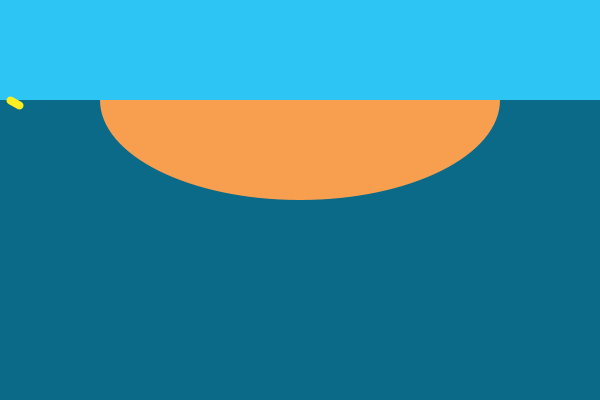
Frame 1 (no input)
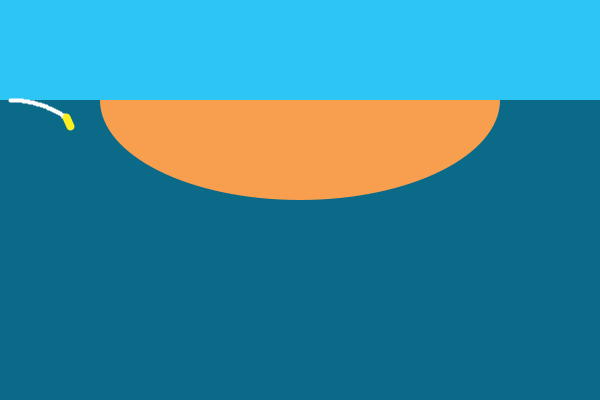
Frame 60 (the mouse pressed at the canvas centre just before this capture)
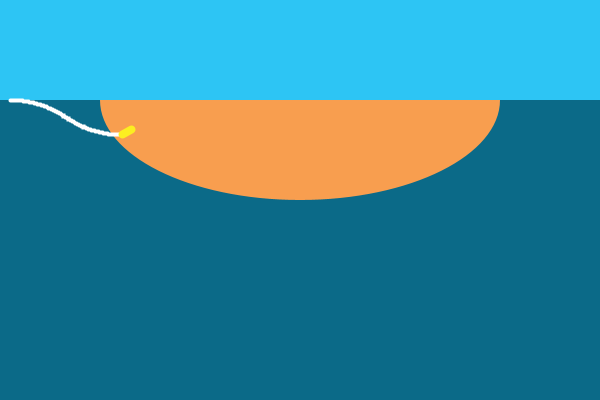
Frame 120 (the mouse held since frame 60 and released just before this capture)

The Processing sketch that drew these frames (run headless with seeded random() and noise(); from frame 60 on, the mouse is pressed at the canvas centre):

// Processing sketch: p172_horizontal_direction_drilling
// ── p172_horizontal_direction_drilling.pde
/*

https://www.youtube.com/watch?v=JAhdb7dKQpU

*/

PVector pos;
PVector dir;
float   bias;
ArrayList<PVector> path;

void setup() {
  size(600, 400);
  reset();
}

void reset() {
  bias = 1;
  pos = new PVector(10, 100);
  dir = new PVector(1, 0);
  path = new ArrayList<PVector>();
}

void draw() {
  drill();

  background(45, 197, 244);
  noStroke();
  rectMode(CORNER);
  fill(11, 106, 136);
  rect(0, 100, width, height - 100);
  fill(248, 158, 79);
  arc(width / 2, 100, 400, 200, 0, PI);

  beginShape();
  noFill();
  stroke(255);
  strokeWeight(4);
  for (var v : path) {
    vertex(v.x, v.y);
  }
  endShape();

  stroke(252, 238, 33);
  strokeWeight(8);
  push();
  translate(pos.x, pos.y);
  rotate(dir.heading() + (PI / 6) * bias);
  line(0, 0, 10, 0);
  pop();
}

void drill() {
  float angle = 0.01;
  dir.rotate(angle * bias);
  path.add(pos.copy());
  pos.add(dir);
}

void keyPressed() {
  if (keyCode == ' ')
    reset();
}

void mousePressed() {
  bias *= -1;
}
